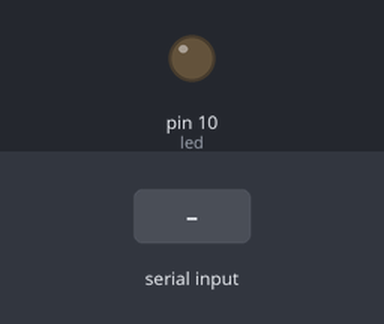
A sketch run on a simulated Arduino Uno, built with avr-gcc and run on an emulated ATmega328P. On the bench: output pins drawn as LEDs (lit = HIGH). The test bench sets the inputs (shaded band).

Above: at 1.2 s.
1.3 s: "1" received over Serial
At 2.2 s:
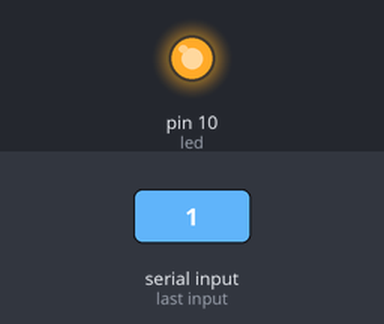
2.8 s: "0" received over Serial
At 3.4 s:
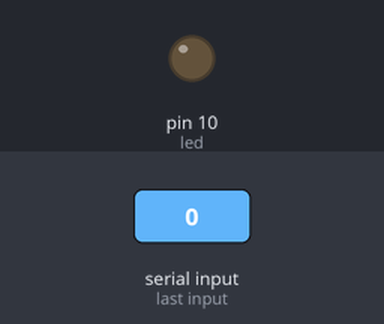
Timing chart, 0 to 5.8 s (numbered marks = the images above; inputs shaded):
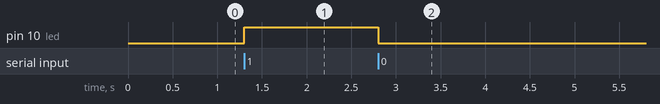

Measured:
- after the input at 1.3 s, pin 10 (led): LOW → HIGH at once
- after the input at 2.8 s, pin 10 (led): HIGH → LOW at once

The sketch:

led_control.ino
```cpp
// LED connected to Pin 10
int led = 10;

void setup() {
    pinMode(led, OUTPUT);
    Serial.begin(9600);   // Start serial communication
}

void loop() {
    if (Serial.available()) {
        char cmd = Serial.read();  // Read command from Python

        // Turn LED ON
        if (cmd == '1') {
            digitalWrite(led, HIGH);
        }

        // Turn LED OFF
        if (cmd == '0') {
            digitalWrite(led, LOW);
        }
    }
}
```
